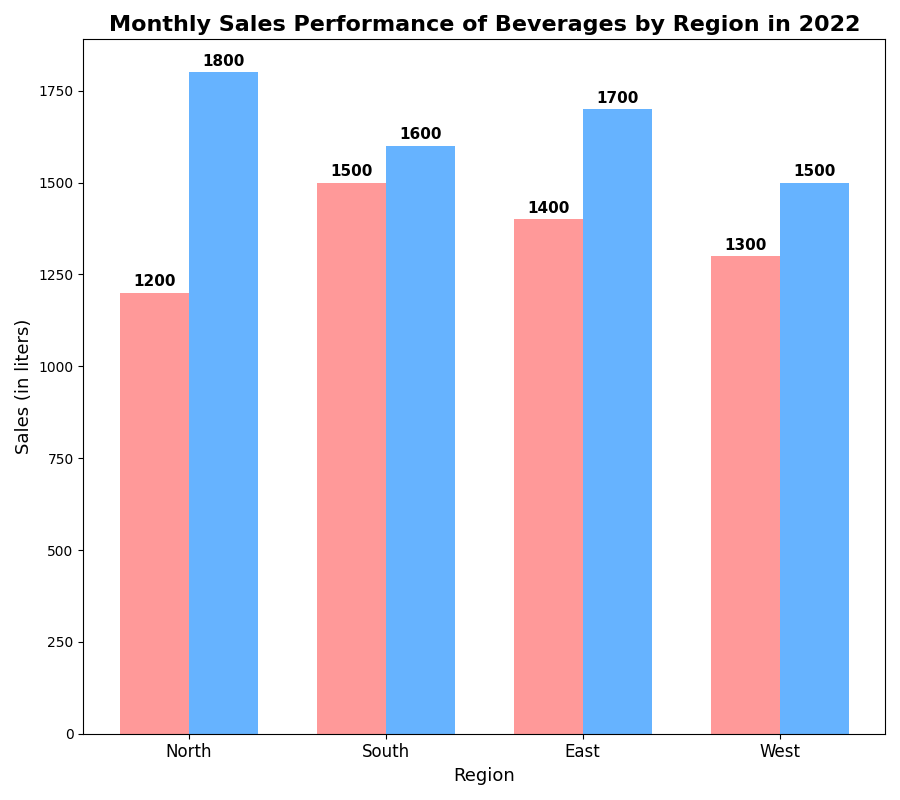

The script that drew this image:
import matplotlib.pyplot as plt
import numpy as np

regions = ['North', 'South', 'East', 'West']
fruit_juice_sales = [1200, 1500, 1400, 1300]
soda_sales = [1800, 1600, 1700, 1500]

x = np.arange(len(regions))
width = 0.35

fig, ax1 = plt.subplots(figsize=(9, 8))

bars1 = ax1.bar(x - width/2, fruit_juice_sales, width, color='#ff9999')
bars2 = ax1.bar(x + width/2, soda_sales, width, color='#66b3ff')

ax1.set_title('Monthly Sales Performance of Beverages by Region in 2022', fontsize=16, fontweight='bold')
ax1.set_xlabel('Region', fontsize=13)
ax1.set_ylabel('Sales (in liters)', fontsize=13)
ax1.set_xticks(x)
ax1.set_xticklabels(regions, fontsize=12)

def add_labels(ax, bars):
    for bar in bars:
        yval = bar.get_height()
        ax.text(bar.get_x() + bar.get_width() / 2.0, yval + 30, int(yval), va='center', ha='center', fontsize=11, fontweight='bold', color='black')

add_labels(ax1, bars1)
add_labels(ax1, bars2)

plt.tight_layout()
plt.show()
